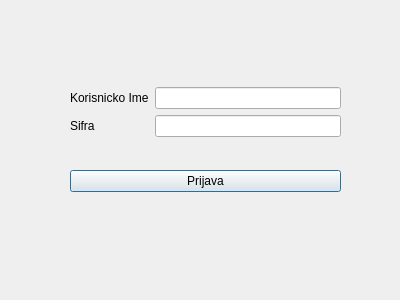
<?xml version="1.0" encoding="UTF-8"?>
<ui version="4.0">
 <class>LoginWindow</class>
 <widget class="QDialog" name="LoginWindow">
  <property name="geometry">
   <rect>
    <x>0</x>
    <y>0</y>
    <width>400</width>
    <height>300</height>
   </rect>
  </property>
  <property name="windowTitle">
   <string>Dialog</string>
  </property>
  <widget class="QWidget" name="layoutWidget">
   <property name="geometry">
    <rect>
     <x>70</x>
     <y>60</y>
     <width>271</width>
     <height>161</height>
    </rect>
   </property>
   <layout class="QVBoxLayout" name="verticalLayout_3">
    <item>
     <layout class="QHBoxLayout" name="horizontalLayout">
      <item>
       <layout class="QVBoxLayout" name="verticalLayout">
        <item>
         <widget class="QLabel" name="label">
          <property name="text">
           <string>Korisnicko Ime</string>
          </property>
         </widget>
        </item>
        <item>
         <widget class="QLabel" name="label_2">
          <property name="text">
           <string>Sifra</string>
          </property>
         </widget>
        </item>
       </layout>
      </item>
      <item>
       <layout class="QVBoxLayout" name="verticalLayout_2">
        <item>
         <widget class="QLineEdit" name="ime"/>
        </item>
        <item>
         <widget class="QLineEdit" name="sifra">
          <property name="echoMode">
           <enum>QLineEdit::Password</enum>
          </property>
         </widget>
        </item>
       </layout>
      </item>
     </layout>
    </item>
    <item>
     <widget class="QPushButton" name="pushButton">
      <property name="text">
       <string>Prijava</string>
      </property>
     </widget>
    </item>
   </layout>
  </widget>
 </widget>
 <resources/>
 <connections/>
</ui>
